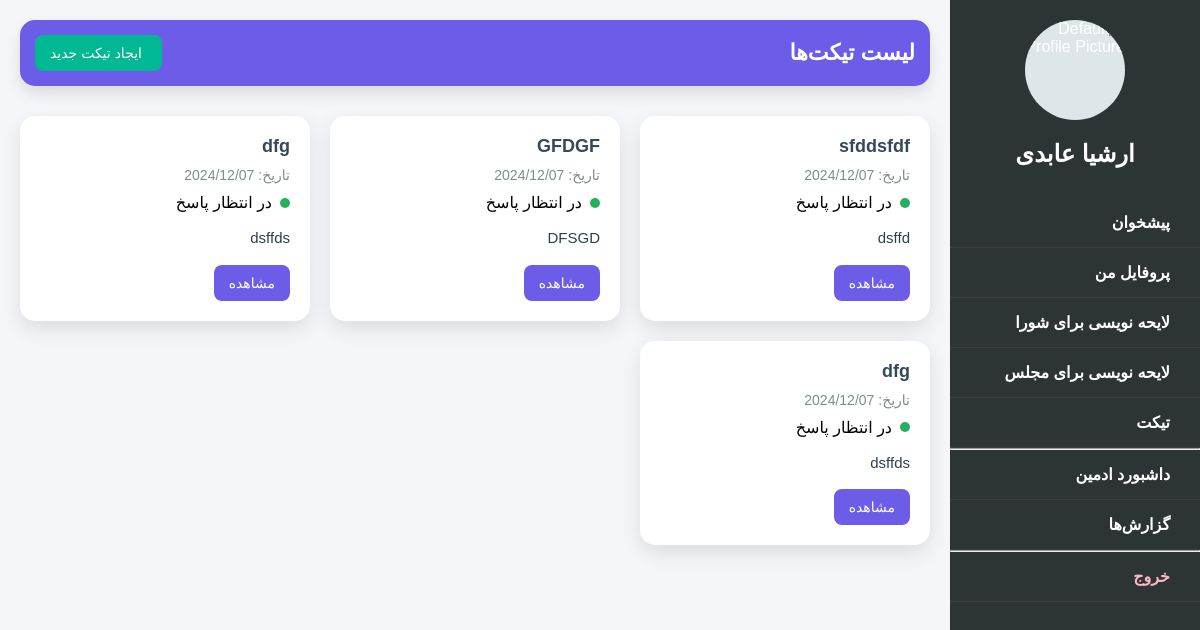
Before: /tickets/ (signed in) with the older database file.
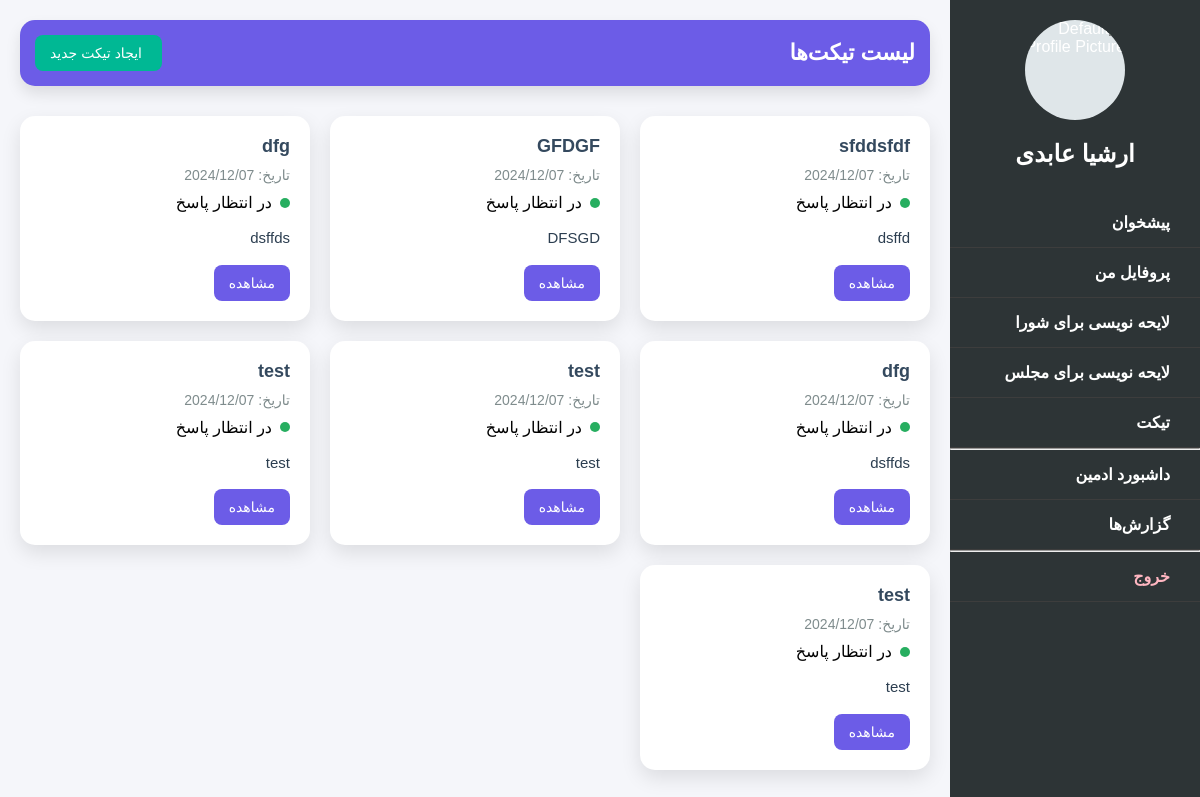
After: the same page with the newer database file.
### tickets/models.py (models this page shows, shortened)
class Ticket(models.Model):
    STATUS_CHOICES = [
        ('open', 'در انتظار پاسخ'),
        ('answered', 'باسخ داده شد'),
        ('closed', 'بسته شده'),
    ]
    section = models.CharField(max_length=100, choices=[
        ('technical', 'بخش فنی'),
        ('support', 'بخش پشتیبانی'),
        ('sales', 'بخش فروش'),
        ('other', 'سایر بخش‌ها'),
    ], default='other')
    user = models.ForeignKey(UserAccount, on_delete=models.CASCADE)
    title = models.CharField(max_length=200)
    description = models.TextField()
    status = models.CharField(max_length=20, choices=STATUS_CHOICES, default='open')
    created_at = models.DateTimeField(auto_now_add=True)
    updated_at = models.DateTimeField(auto_now=True)

### tickets/views.py (the view)
# urls.py: path('tickets/', views.ticket_list, name='ticket_list'),
@login_required
def ticket_list(request):
    tickets = Ticket.objects.filter(user=request.user)
    return render(request, 'ticket_list.html', {'tickets': tickets})

### tickets/templates/ticket_list.html (shortened to what this page needs)
<!DOCTYPE html>
<html lang="fa">
<head>
    <link rel="stylesheet" href="https://unpkg.com/ionicons@4.5.10-0/dist/css/ionicons.min.css">
</head>
<body>
{% include 'pannel/menu.html' %}
<main class="main-content">
    <div class="dashboard-header">
        <h1>لیست تیکت‌ها</h1>
        <a href="{% url 'tickets:create_ticket' %}" class="new-ticket-btn">
             ایجاد تیکت جدید
        </a>
    </div>
    <div class="ticket-list">
        {% if tickets %}
            {% for ticket in tickets %}
                <div class="ticket-card">
                    <div>
                        <div class="ticket-title">{{ ticket.title }}</div>
                        <div class="ticket-date">تاریخ: {{ ticket.created_at|date:"Y/m/d" }}</div>
                        <div class="ticket-status">
                    <span class="status-indicator
                        {% if ticket.status == 'open' %}status-open{% elif ticket.status == 'in_progress' %}status-in-progress{% else %}status-closed{% endif %}"></span>
                            {% if ticket.status == 'open' %}در انتظار پاسخ{% elif ticket.status == 'answered' %}
                                پاسخ داده شد{% else %}بسته{% endif %}
                        </div>
                        <p class="ticket-description">{{ ticket.description|truncatechars:100 }}</p>
                    </div>
                    <div class="ticket-actions">
                        <a href="{% url 'tickets:ticket_detail' ticket.id %}" class="btn">مشاهده</a>
                    </div>
                </div>
            {% endfor %}
        {% else %}
            <p>هیچ تیکتی برای نمایش وجود ندارد.</p>
        {% endif %}
    </div>
</main>
</body>
</html>

Changed rows visible on the page:
added Ticket: title "test", created_at "2024/12/07", status "در انتظار پاسخ", description "test"
added Ticket: title "test", created_at "2024/12/07", status "در انتظار پاسخ", description "test"
added Ticket: title "test", created_at "2024/12/07", status "در انتظار پاسخ", description "test"
